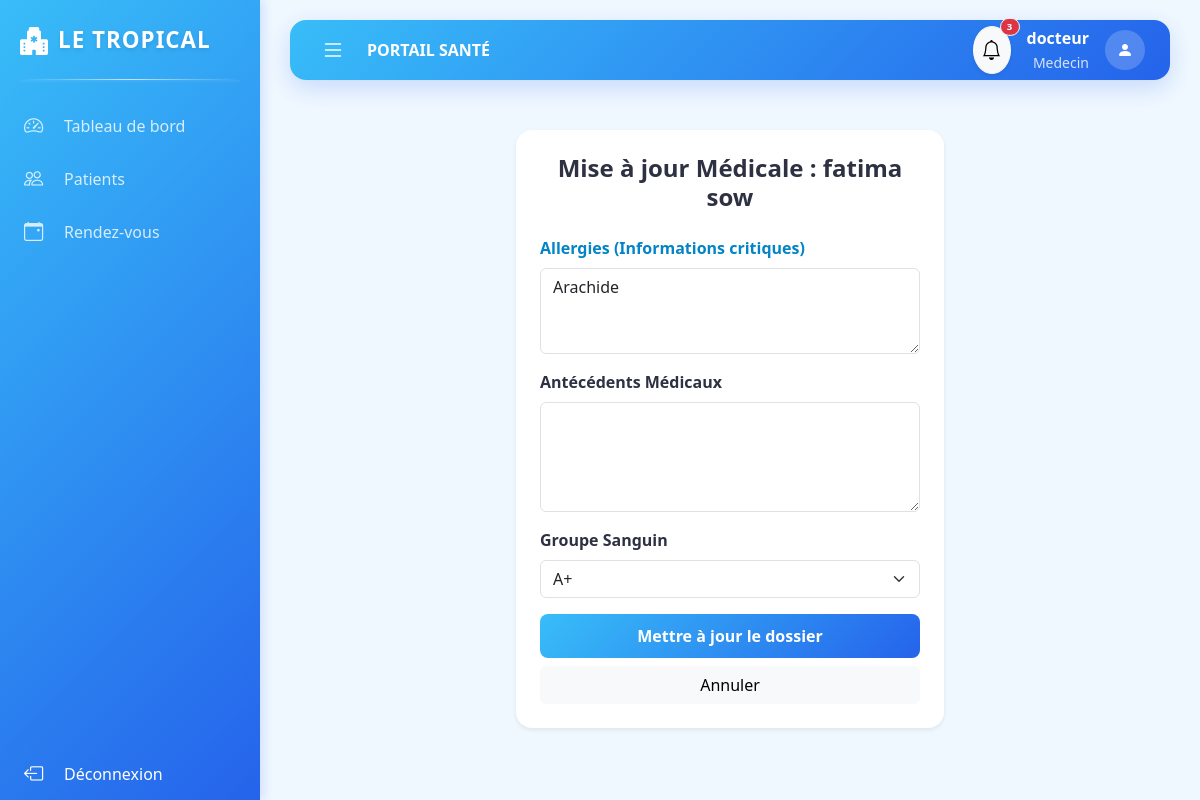
/patient/dossier/modifier/2 (signed in), run on the app's committed database.
### app/models.py (models this page shows)
class Utilisateur(db.Model, UserMixin):
    id = db.Column(db.Integer, primary_key=True)
    username = db.Column(db.String(50), unique=True, nullable=False)
    password = db.Column(db.String(100), nullable=False)
    role = db.Column(db.String(20), nullable=False) # Admin, Medecin, Patient, Pharmacien, Receptionniste
    date_creation = db.Column(db.DateTime, default=datetime.utcnow)
    patient_id = db.Column(db.Integer, db.ForeignKey('patient.id'), nullable=True)
    patient = db.relationship('Patient', backref=db.backref('user', uselist=False))
    medecin_id = db.Column(db.Integer, db.ForeignKey('medecin.id'), nullable=True)
    medecin = db.relationship('Medecin', backref=db.backref('user', uselist=False))

class Patient(db.Model):
    id = db.Column(db.Integer, primary_key=True)
    nom = db.Column(db.String(50), nullable=False)
    prenom = db.Column(db.String(50), nullable=False)
    date_naissance = db.Column(db.Date, nullable=False)
    sexe = db.Column(db.String(10))
    adresse = db.Column(db.String(200))
    telephone = db.Column(db.String(20))
    email = db.Column(db.String(120))
    centre_id = db.Column(db.Integer, db.ForeignKey('centre.id'), nullable=True)
    assurance_id = db.Column(db.Integer, db.ForeignKey('assurance.id'), nullable=True)
    assurance = db.relationship('Assurance', backref='patients')
    dossier = db.relationship('DossierMedical', backref='patient', uselist=False)
    rdvs = db.relationship('RendezVous', backref='patient', lazy=True)
    file_attente = db.relationship('FileAttente', backref='patient', lazy=True)

class DossierMedical(db.Model):
    id = db.Column(db.Integer, primary_key=True)
    patient_id = db.Column(db.Integer, db.ForeignKey('patient.id'), nullable=False)
    date_creation = db.Column(db.DateTime, default=datetime.utcnow)
    antecedents = db.Column(db.Text)
    allergies = db.Column(db.Text)
    groupe_sanguin = db.Column(db.String(5))

### app/routes.py (the view, shortened to what this page needs)
@main.route("/patient/dossier/modifier/<int:patient_id>", methods=['GET', 'POST'])
@login_required
def modifier_dossier(patient_id):
    if current_user.role not in ['Administrateur', 'Medecin']:
        return redirect(url_for('main.dashboard'))
    patient = Patient.query.get_or_404(patient_id)
    if not patient.dossier:
        patient.dossier = DossierMedical(patient_id=patient.id)
        db.session.add(patient.dossier)
        db.session.commit()
    return render_template('modifier_dossier.html', patient=patient)

### app/__init__.py (called while the page is built)
def create_app(config_class=Config):
    app = Flask(__name__)
    app.config.from_object(Config)
    db.init_app(app)
    bcrypt.init_app(app)
    login_manager.init_app(app)
    from app.routes import main
    app.register_blueprint(main)
    from app.transfert import transfert_bp
    app.register_blueprint(transfert_bp)
    @app.context_processor
    def inject_now():
        from datetime import datetime
        return {'datetime': datetime}
    return app

### app/models.py (called while the page is built)
@login_manager.user_loader
def load_user(user_id):
    return Utilisateur.query.get(int(user_id))

### app/routes.py (called while the page is built)
@main.app_context_processor
def inject_notifications():
    if current_user.is_authenticated: return dict(unread_notifications=[n for n in current_user.notifications if not n.lu])
    return dict(unread_notifications=[])

### app/templates/modifier_dossier.html (shortened to what this page needs)
{% extends "base.html" %}
{% block content %}
<div class="row justify-content-center">
    <div class="col-md-6">
        <div class="card border-0 shadow-sm p-4">
            <h4 class="fw-bold mb-4 text-center">Mise à jour Médicale : {{ patient.prenom }} {{ patient.nom }}</h4>
            <form method="POST">
                <div class="mb-3">
                    <label class="form-label fw-bold text-danger">Allergies (Informations critiques)</label>
                    <textarea name="allergies" class="form-control" rows="3">{{ patient.dossier.allergies }}</textarea>
                </div>
                <div class="mb-3">
                    <label class="form-label fw-bold">Antécédents Médicaux</label>
                    <textarea name="antecedents" class="form-control" rows="4">{{ patient.dossier.antecedents }}</textarea>
                </div>
                <div class="mb-3">
                    <label class="form-label fw-bold">Groupe Sanguin</label>
                    <select name="groupe_sanguin" class="form-select">
                        <option value="A+" {{ 'selected' if patient.dossier.groupe_sanguin == 'A+' }}>A+</option>
                    </select>
                </div>
                <div class="d-grid gap-2">
                    <button type="submit" class="btn btn-senegal">Mettre à jour le dossier</button>
                    <a href="{{ url_for('main.patient_details', patient_id=patient.id) }}" class="btn btn-light">Annuler</a>
                </div>
            </form>
        </div>
    </div>
</div>
{% endblock %}

### app/templates/base.html (shortened to what this page needs)
<!DOCTYPE html>
<html lang="fr">
<head>
    <link href="https://cdn.jsdelivr.net/npm/bootstrap@5.3.0/dist/css/bootstrap.min.css" rel="stylesheet">
    <link rel="stylesheet" href="https://cdn.jsdelivr.net/npm/bootstrap-icons@1.11.0/font/bootstrap-icons.css">
</head>
<body>
    {% if current_user.is_authenticated %}
    <div id="sidebar">
        <div class="sidebar-header">
            <i class="bi bi-hospital-fill text-success fs-3"></i>
            <span class="logo-text">LE TROPICAL</span>
        </div>
            <a href="{{ url_for('main.dashboard') }}" class="menu-item {{ 'active' if request.endpoint == 'main.dashboard' }}">
                <i class="bi bi-speedometer2"></i>
                <span class="menu-text">Tableau de bord</span>
            </a>
            {% if current_user.role in ['Administrateur', 'Receptionniste', 'Medecin'] %}
            <a href="{{ url_for('main.list_patients') }}" class="menu-item {{ 'active' if request.endpoint == 'main.list_patients' }}">
                <i class="bi bi-people"></i>
                <span class="menu-text">Patients</span>
            </a>
            {% endif %}
            {% if current_user.role not in ['Pharmacien', 'Caissier'] %}
            <a href="{{ url_for('main.list_rdvs') }}" class="menu-item {{ 'active' if request.endpoint == 'main.list_rdvs' }}">
                <i class="bi bi-calendar-event"></i>
                <span class="menu-text">Rendez-vous</span>
            </a>
            {% endif %}
            <div class="mt-auto pt-5">
                <a href="{{ url_for('main.logout') }}" class="menu-item text-danger">
                    <i class="bi bi-box-arrow-left"></i>
                    <span class="menu-text">Déconnexion</span>
                </a>
            </div>
        </div>
    <div id="main-wrapper">
        <header class="top-navbar">
            <button class="toggle-btn" id="sidebarToggle">
                <i class="bi bi-list"></i>
            </button>
            <div class="ms-3 fw-bold text-uppercase d-none d-md-block">
                {{ title if title else "Portail Santé" }}
            </div>
            <div class="ms-auto d-flex align-items-center">
                <div class="dropdown me-3">
                    <button class="btn btn-light position-relative rounded-circle shadow-sm p-2" type="button" data-bs-toggle="dropdown">
                        <i class="bi bi-bell fs-5"></i>
                        {% if unread_notifications %}
                        <span class="position-absolute top-0 start-100 translate-middle badge rounded-pill bg-danger border border-light" style="font-size: 0.6rem;">
                            {{ unread_notifications|length }}
                        </span>
                        {% endif %}
                    </button>
                </div>
                <div class="text-end me-3 d-none d-sm-block">
                    <div class="fw-bold">{{ current_user.username }}</div>
                    <small class="text-muted">{{ current_user.role }}</small>
                </div>
                <div class="rounded-circle bg-success text-white d-flex align-items-center justify-content-center" style="width: 40px; height: 40px;">
                    <i class="bi bi-person-fill"></i>
                </div>
            </div>
        </header>
        <main class="content-area">
            {% block content %}{% endblock %}
        </main>
    </div>
    {% else %}
    <div class="content-area p-0">
        {% block auth_content %}{% endblock %}
    </div>
    {% endif %}
</body>
</html>

### app/templates/base.html (style rules this page uses)
:root { --primary-gradient: linear-gradient(135deg, #38BDF8 0%, #2563EB 100%); --button-gradient: linear-gradient(135deg, #38BDF8 0%, #2563EB 100%); --bg-light: #F0F8FF; --text-dark: #2D3142; --text-muted: #9C9EAB; --accent-bg: #E0F2FE; --accent-text: #0284C7; --sidebar-width: 260px; --sidebar-collapsed-width: 70px; --top-nav-height: 60px; }
body { background-color: var(--bg-light); overflow-x: hidden; font-family: 'Segoe UI', Tahoma, Geneva, Verdana, sans-serif; color: var(--text-dark); }
h1, h2, h3, h4, h5, h6, .fw-bold { color: var(--text-dark) !important; }
.text-muted { color: var(--text-muted) !important; }
#sidebar { width: var(--sidebar-width); height: 100vh; position: fixed; left: 0; top: 0; z-index: 1000; background: var(--primary-gradient); color: white; transition: all 0.3s ease; box-shadow: 4px 0 10px rgba(37, 99, 235, 0.15); display: flex; flex-direction: column; overflow-y: auto; overflow-x: hidden; }
.sidebar-header { height: 80px; display: flex; align-items: center; padding: 0 20px; margin-bottom: 20px; position: relative; background: transparent; }
.sidebar-header::after { content: ''; position: absolute; bottom: 0; left: 20px; right: 20px; height: 1px; background: linear-gradient(90deg, transparent, rgba(255, 255, 255, 0.7), transparent); box-shadow: 0 1px 3px rgba(255, 255, 255, 0.2); }
.sidebar-header .logo-text { white-space: nowrap; overflow: hidden; font-weight: 800; font-size: 1.4rem; letter-spacing: 1px; margin-left: 10px; transition: opacity 0.2s; color: white; text-shadow: 0 2px 4px rgba(0, 0, 0, 0.1); }
#sidebar .text-success, #sidebar .text-danger { color: white !important; }
.menu-item { padding: 12px 20px; display: flex; align-items: center; color: rgba(255,255,255,0.8); text-decoration: none; transition: all 0.2s; border-left: 4px solid transparent; }
.menu-item i { font-size: 1.2rem; min-width: 30px; }
.menu-text { margin-left: 10px; white-space: nowrap; transition: opacity 0.2s; }
#main-wrapper { margin-left: var(--sidebar-width); transition: all 0.3s ease; min-height: 100vh; display: flex; flex-direction: column; }
.top-navbar { height: var(--top-nav-height); background: var(--primary-gradient); display: flex; align-items: center; padding: 0 25px; box-shadow: 0 8px 24px rgba(37, 99, 235, 0.2); position: sticky; top: 20px; z-index: 999; margin: 20px 30px; border-radius: 16px; color: white; }
.top-navbar .fw-bold, .top-navbar .text-uppercase { color: white !important; }
.top-navbar .text-muted { color: rgba(255, 255, 255, 0.8) !important; }
.top-navbar .bg-success { background: rgba(255, 255, 255, 0.2) !important; color: white !important; }
.toggle-btn { background: none; border: none; font-size: 1.5rem; cursor: pointer; color: white; }
.content-area { padding: 30px; flex-grow: 1; }
.card { background: #FFFFFF; border-radius: 16px; box-shadow: 0 8px 24px rgba(37, 99, 235, 0.08); border: none; transition: transform 0.2s, box-shadow 0.2s; }
.btn-senegal, .btn-success, .btn-primary { background: var(--button-gradient); color: white; border: none; border-radius: 8px; padding: 10px 20px; font-weight: 600; }
.card .text-primary, .card .text-success, .card .text-warning, .card .text-danger, .card .text-info { color: var(--accent-text) !important; }

### data on the page
Utilisateur: username "docteur", role "Medecin"
Patient: prenom "fatima", nom "sow"
DossierMedical: allergies "Arachide"

### other printed values
{{ title if title else "Portail Santé" }} "PORTAIL SANTÉ"
{{ unread_notifications|length }} "3"
